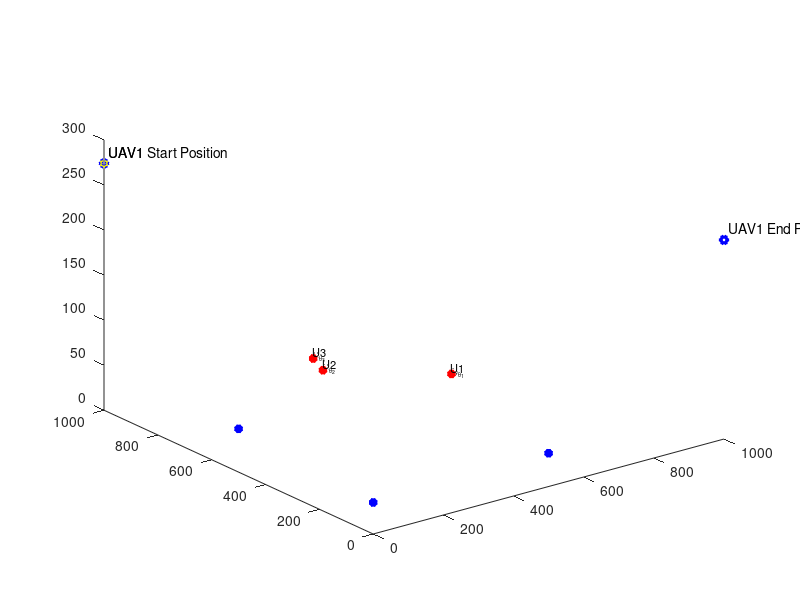

Recreate this plot in MATLAB. (Note: this script raises an error after producing the figure.)
clc
clear variables
close all

%% Description

% This simulation environment has 2000m width, 2000m lenght and 500m height
%  
% In this simulation has 3 users, 3 base stations and 1 UAV
% In this step, users, base stations and UAV positioned randomly by manually
% Assumed UAV in randomly assigned static position in XYZ plane (In first step)
% Assumed users position randomly assigned and height is 0
% Base station position randomly assigned edges of the envoronment
% Base station height randomly assigned between 15m to 50m
% This simulation shows how users performace differ according to the
% differnet optimum power allocation methods

%% Simulation Environment

enWidth = 1000;             % Simulation Environment Width (X axis)
enLength = 1000;            % Simulation Environment Length (Y axis)
enHeight = 320;             % Simulation Environment Height (Z axis)
maxHeighUAV = 300;          % Maximum Height of UAV
minHeighUAV = 150;           % Minimum Height of UAV
noUsers = 3;                % Number of Users
noBS = 3;                   % Number of Base Sations
noUAV = 1;                  % Number of UAVs

%% Users, Base Sataions and UAV Position

% UAV Start Position
for i=1:noUAV
    xUAV_S(i) = 0;       % UAV position in X axis
    yUAV_S(i) = enLength;      % UAV position in Y axis
    zUAV_S(i) = randi([minHeighUAV,maxHeighUAV]);   % UAV position in Z axis
end

% UAV End Position
for i=1:noUAV
    xUAV_E(i) = enWidth;       % UAV position in X axis
    yUAV_E(i) = 0;      % UAV position in Y axis
    zUAV_E(i) = randi([minHeighUAV,maxHeighUAV]);   % UAV position in Z axis
end

% UAV Position
for i=1:noUAV
    xUAV(i) = 0;       % UAV position in X axis
    yUAV(i) = enLength;      % UAV position in Y axis
    zUAV(i) = zUAV_S(i);   % UAV position in Z axis
end

% Users' posision
for i=1:noUsers
    xUser(i) = randi(enWidth);      % User position in X axis
    yUser(i) = randi([enLength - xUser(i),enLength]);     % User position in Y axis
    zUser(i) = 0;                   % User position in Z axis = 0
end

% BSs' posision
x = [0, 0, 500];
y = [500, 0, 0];
for i=1:noBS
    xBS(i) = x(i);          % Base station position in X axis
    yBS(i) = y(i);          % Base station position in Y axis
    zBS(i) = randi([15, 50]);           % Base station position in Z axis
end


%% Figure Plot in Initial State

% User plotting
figure,
userPlot = plot3(xUser,yUser,zUser,'r*','linewidth',3); hold on;
for o=1:noUsers
    textUsers(o) = text(xUser(o)-10,yUser(o)-10,zUser(o)+10,['U',num2str(o)],'FontSize', 8);
    textUsAngle(o) = text(xUser(o)+10,yUser(o)+10,['U_{\theta_{',num2str(o),'}}'],'FontSize', 6);
end

% UAVs Plotting
plot3(xUAV_S, yUAV_S, zUAV_S, 'bh','linewidth', 3);
for o=1:noUAV
    text(xUAV_S(o) + 20, yUAV_S(o) + 10, zUAV_S(o) + 10,['UAV',num2str(o),' Start Position']);
end

plot3(xUAV_E, yUAV_E, zUAV_E, 'bh','linewidth', 3);
for o=1:noUAV
    text(xUAV_E(o) + 20, yUAV_E(o) + 10, zUAV_E(o) + 10,['UAV',num2str(o),' End Position']);
end

plot3(xUAV, yUAV, zUAV, 'yh','linewidth', 1);
for o=1:noUAV
    text(xUAV(o) + 20, yUAV(o) + 10, zUAV(o) + 10,['UAV', num2str(o)]);
end

% BSs Plotting
plot3(xBS, yBS, zBS, 'b*','linewidth', 3);
for o=1:noBS
    plot3([xBS(o) xBS(o)], [yBS(o) yBS(o)],[zBS(o) 0], 'bl-','linewidth', 1); drawnow
    text(xBS(o) + 20, yBS(o) + 10, zBS(o) + 10,['BS', num2str(o)],'FontSize', 8);
    textBSAngle(o) = text(xBS(o)+10,yBS(o)+10,zBS(o)-5,['BS_{\theta_{',num2str(o),'}}'],'FontSize', 6);
end

% Plotting LoS Channel between users and UAVs
for i = 1:noUAV
    for directUsers = 1:noUsers
        plot3([xUAV(i) xUser(directUsers)], [yUAV(i) yUser(directUsers)],[zUAV(i) zUser(directUsers)], 'r--','linewidth', 0.1); drawnow
    end
end

% Plotting LoS Channel between BSs and UAVs
for i = 1:noUAV
    for directBS = 1:noBS
        plot3([xUAV(i) xBS(directBS)], [yUAV(i) yBS(directBS)],[zUAV(i) zBS(directBS)], 'g--','linewidth', 0.1); drawnow
    end
end

% Plotting UAV default path
for i = 1:noUAV
    plot3([xUAV_S(i) xUAV_E(i)], [yUAV_S(i) yUAV_E(i)],[zUAV_S(i) zUAV_E(i)], 'y--','linewidth', 2); drawnow
end

% 3D Plot labels
xlim([0 1050])
ylim([0 1050])
zlim([0 320])
xlabel('Length (m)');
ylabel('Width (m)');
zlabel('Height (m)');
grid on; drawnow

%% Simulation Constraits

maxDist = 20;   % max distance that UAV can travel in a one unit time


%% LoS distance between UAV and Users/Base Stations

for i = 1:noUAV
    % LoS distance between UAVs and Users
    for m=1:noUsers
        groundDisUAV_User = sqrt((xUAV(i)-xUser(m))^2 + (yUAV(i)-yUser(m))^2);
        DisUAV_User(i,m) = sqrt(groundDisUAV_User^2 + zUAV^2);
    end
    
    % LoS distance between UAVs and BSs
    for m=1:noBS
        groundDisUAV_BS = sqrt((xUAV(i)-xBS(m))^2 + (yUAV(i)-yBS(m))^2);
        DisUAV_BS(i,m) = sqrt(groundDisUAV_BS^2 + (zUAV(i) - zBS(m))^2);
    end
end

%% Elavation Angle between UAV and Users/Base Stations

for i = 1:noUAV
    % Elavation Angle in radiant between UAVs and Users
    for m=1:noUsers
        angleUAV_User(i,m) = asin(zUAV(i)/DisUAV_User(i,m));%*(pi/180);
    end
    % Elavation Angle in radiant between UAVs and BSs
    for m=1:noBS
        angleUAV_BS(i,m) = asin(abs(zUAV(i)-zBS(m))/DisUAV_BS(i,m));%*(pi/180);
    end
end

%% Angle-depend rician factor for Users and BSs
A1 = 1;
A2 = (log(db2pow(60)/A1))/(pi/2);
for i = 1:noUAV
    % Angle-depend rician factor for UAVs and Users
    for m=1:noUsers
        K_UAV_User(i,m) = A1*exp(A2*angleUAV_User(i,m));
    end
    % Angle-depend rician factor for UAVs and BSs
    for m=1:noBS
        K_UAV_BS(i,m) = A1*exp(A2*angleUAV_BS(i,m));
    end
end

%% Rician Fading for Users and BSs

N = 10^5;
g = sqrt(1/2)*(randn(1,N)+1i*randn(1,N));

for i = 1:noUAV
    % Rician fading for UAVs and Users
    for m=1:noUsers
        g_UAV_User(i,m,:) = sqrt(K_UAV_User(i,m)/(1+K_UAV_User(i,m)))*g + sqrt(1/(1+K_UAV_User(i,m)))*g;
    end
    % Rician fading for UAVs and BSs
    for m=1:noBS
        g_UAV_BS(i,m,:) = sqrt(K_UAV_BS(i,m)/(1+K_UAV_BS(i,m)))*g + sqrt(1/(1+K_UAV_BS(i,m)))*g;
    end
end

%% Avarage Channel Power Gain

% Assume Path Loss Componet = 4
% Assume Average Channel Power Gain = -60dB

eta = 2;    % Path Loss Component
b0 = db2pow(0);  % Average channel power gain at a reference deistance d0 = 1m

for i = 1:noUAV
    % Rician fading for UAVs and Users
    for m=1:noUsers
        chPow_UAV_User(i,m) = b0*((DisUAV_User(i,m))^(-eta));
    end
    % Rician fading for UAVs and BSs
    for m=1:noBS
        chPow_UAV_BS(i,m) = b0*((DisUAV_BS(i,m))^(-eta));
    end
end

%% Channel Coefficeint

for i = 1:noUAV
    % Rician fading for UAVs and Users
    for m=1:noUsers
        h_UAV_Users = sqrt(chPow_UAV_User(i,m))*g_UAV_User(i,m,:);
        abs_h_UAV_Users(i,m,:) = (abs(h_UAV_Users)).^2;
    end
    % Rician fading for UAVs and BSs
    for m=1:noBS
        h_UAV_BS = sqrt(chPow_UAV_BS(i,m))*g_UAV_BS(i,m,:);
        abs_h_UAV_BS(i,m,:) = (abs(h_UAV_BS)).^2;
    end
end

%Channel coeffiecent value sorting
for i = 1:noUAV
    % Mean value of Rician fading for UAVs and Users
    for m=1:noUsers
        mean_abs_h_UAV_Users(i,m) = mean(abs_h_UAV_Users(i,m,:));
    end
    % Mean value of Rician fading for UAVs and BSs
    for m=1:noBS
        mean_abs_h_UAV_BS(i,m) = mean(abs_h_UAV_BS(i,m,:));
    end
end

for i = 1:noUAV
    % Mean value of Rician fading for UAVs and Users
    sort_mean_abs_h_UAV_Users(i,:) = sort(mean_abs_h_UAV_Users(i,:));

    % Mean value of Rician fading for UAVs and BSs
    sort_mean_abs_h_UAV_BS(i,:) = sort(mean_abs_h_UAV_BS(i,:));
end

for i = 1:noUAV
    for m=1:noUsers
        % Allocate user number for UAV
        indexUser(i,m) = find(mean_abs_h_UAV_Users(i,:) == sort_mean_abs_h_UAV_Users(i,m));
    end
    for m=1:noBS
        % Allocate BS number for UAV
        indexBS(i,m) = find(mean_abs_h_UAV_BS(i,:) == sort_mean_abs_h_UAV_BS(i,m));
    end
end

% BS Transmit power in dBm
P_BS = 46;

% BS Transmit power in linear scale
p_BS = (10^-3)*db2pow(P_BS);



